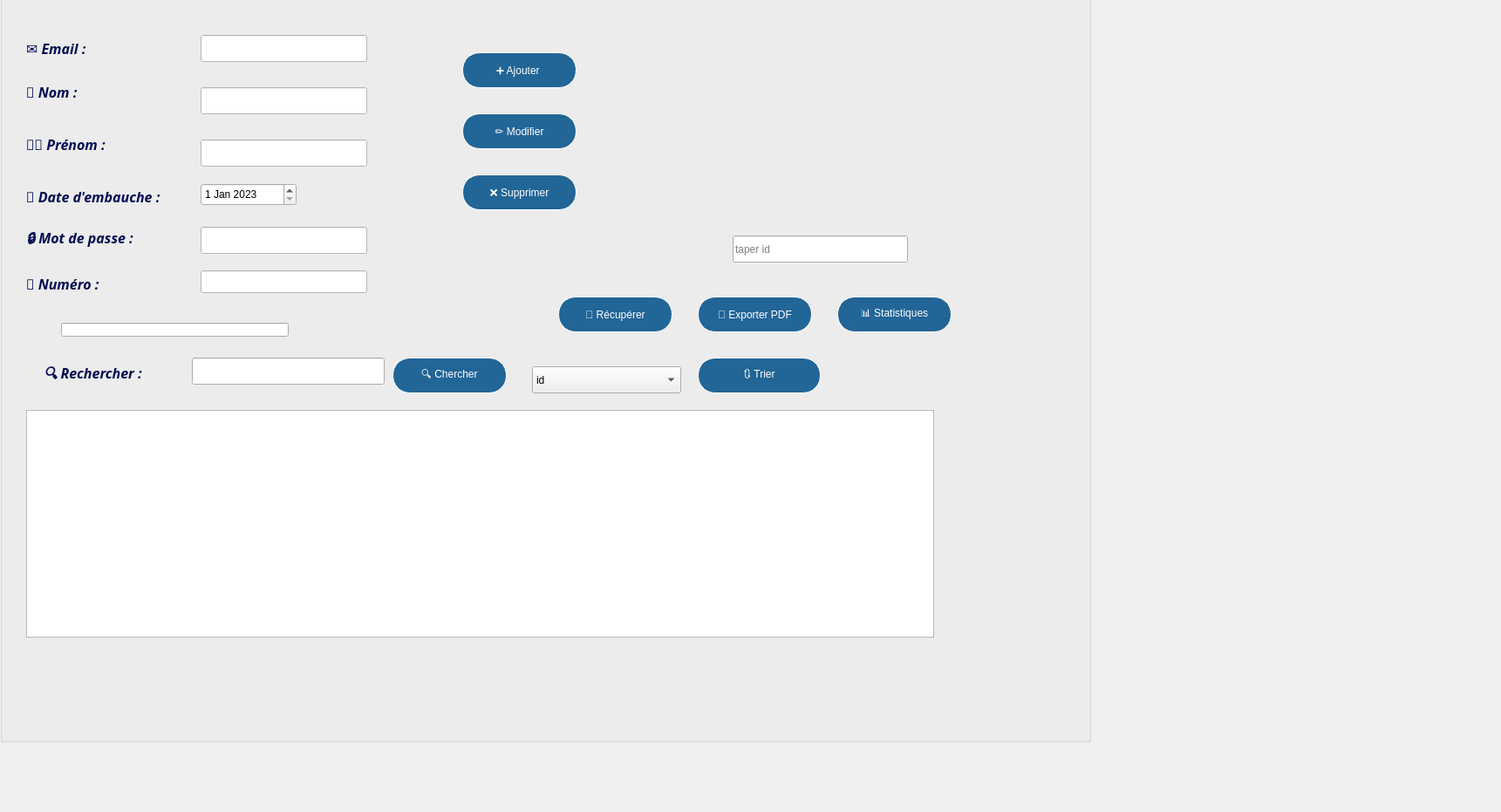
<?xml version="1.0" encoding="UTF-8"?>
<ui version="4.0">
 <class>employewindow</class>
 <widget class="QWidget" name="employewindow">
  <property name="geometry">
   <rect>
    <x>0</x>
    <y>0</y>
    <width>1721</width>
    <height>931</height>
   </rect>
  </property>
  <property name="windowTitle">
   <string>Employee Window</string>
  </property>
  <property name="styleSheet">
   <string notr="true"/>
  </property>
  <widget class="QGroupBox" name="groupBox">
   <property name="geometry">
    <rect>
     <x>0</x>
     <y>-30</y>
     <width>1251</width>
     <height>881</height>
    </rect>
   </property>
   <property name="styleSheet">
    <string notr="true"> background-image: url(:/res/resources/background.png);
</string>
   </property>
   <property name="title">
    <string/>
   </property>
   <widget class="QLineEdit" name="idedit_5">
    <property name="geometry">
     <rect>
      <x>840</x>
      <y>300</y>
      <width>201</width>
      <height>31</height>
     </rect>
    </property>
    <property name="placeholderText">
     <string>taper id</string>
    </property>
   </widget>
   <widget class="QPushButton" name="cherchebut_5">
    <property name="geometry">
     <rect>
      <x>450</x>
      <y>440</y>
      <width>131</width>
      <height>41</height>
     </rect>
    </property>
    <property name="styleSheet">
     <string notr="true">border:1px solid white;
border-radius:20px;
background-color:#226597;
color:white;</string>
    </property>
    <property name="text">
     <string>🔍 Chercher</string>
    </property>
   </widget>
   <widget class="QTableView" name="aff_5">
    <property name="geometry">
     <rect>
      <x>30</x>
      <y>500</y>
      <width>1041</width>
      <height>261</height>
     </rect>
    </property>
   </widget>
   <widget class="QLineEdit" name="cherche_5">
    <property name="geometry">
     <rect>
      <x>220</x>
      <y>440</y>
      <width>221</width>
      <height>31</height>
     </rect>
    </property>
   </widget>
   <widget class="QDateEdit" name="date_dembauche">
    <property name="geometry">
     <rect>
      <x>230</x>
      <y>240</y>
      <width>110</width>
      <height>26</height>
     </rect>
    </property>
    <property name="date">
     <date>
      <year>2023</year>
      <month>1</month>
      <day>1</day>
     </date>
    </property>
   </widget>
   <widget class="QPushButton" name="ajoute">
    <property name="geometry">
     <rect>
      <x>530</x>
      <y>90</y>
      <width>131</width>
      <height>41</height>
     </rect>
    </property>
    <property name="styleSheet">
     <string notr="true">border:1px solid white;
border-radius:20px;
background-color:#226597;
color:white;</string>
    </property>
    <property name="text">
     <string>➕ Ajouter </string>
    </property>
   </widget>
   <widget class="QLabel" name="email1">
    <property name="geometry">
     <rect>
      <x>30</x>
      <y>70</y>
      <width>101</width>
      <height>31</height>
     </rect>
    </property>
    <property name="font">
     <font>
      <family>Perpetua</family>
      <pointsize>12</pointsize>
      <italic>true</italic>
      <bold>true</bold>
     </font>
    </property>
    <property name="styleSheet">
     <string notr="true">color:#030C54;
border:none;</string>
    </property>
    <property name="text">
     <string>✉️ Email : </string>
    </property>
   </widget>
   <widget class="QLineEdit" name="email">
    <property name="geometry">
     <rect>
      <x>230</x>
      <y>70</y>
      <width>191</width>
      <height>31</height>
     </rect>
    </property>
    <property name="styleSheet">
     <string notr="true">background-color: white;</string>
    </property>
   </widget>
   <widget class="QLabel" name="date">
    <property name="geometry">
     <rect>
      <x>30</x>
      <y>240</y>
      <width>191</width>
      <height>31</height>
     </rect>
    </property>
    <property name="font">
     <font>
      <family>Perpetua</family>
      <pointsize>12</pointsize>
      <italic>true</italic>
      <bold>true</bold>
     </font>
    </property>
    <property name="styleSheet">
     <string notr="true">color:#030C54;
border:none;</string>
    </property>
    <property name="text">
     <string>📅 Date d'embauche :</string>
    </property>
   </widget>
   <widget class="QLabel" name="prenom2">
    <property name="geometry">
     <rect>
      <x>30</x>
      <y>180</y>
      <width>111</width>
      <height>31</height>
     </rect>
    </property>
    <property name="font">
     <font>
      <family>Perpetua</family>
      <pointsize>12</pointsize>
      <italic>true</italic>
      <bold>true</bold>
     </font>
    </property>
    <property name="styleSheet">
     <string notr="true">color:#030C54;
border:none;</string>
    </property>
    <property name="text">
     <string>🧑‍💼 Prénom : </string>
    </property>
   </widget>
   <widget class="QPushButton" name="tri">
    <property name="geometry">
     <rect>
      <x>800</x>
      <y>440</y>
      <width>141</width>
      <height>41</height>
     </rect>
    </property>
    <property name="styleSheet">
     <string notr="true">border:1px solid white;
border-radius:20px;
background-color:#226597;
color:white</string>
    </property>
    <property name="text">
     <string>🔃 Trier</string>
    </property>
   </widget>
   <widget class="QLabel" name="label_27">
    <property name="geometry">
     <rect>
      <x>50</x>
      <y>440</y>
      <width>151</width>
      <height>41</height>
     </rect>
    </property>
    <property name="font">
     <font>
      <family>Perpetua</family>
      <pointsize>12</pointsize>
      <italic>true</italic>
      <bold>true</bold>
     </font>
    </property>
    <property name="styleSheet">
     <string notr="true">color:#030C54;
border:none;</string>
    </property>
    <property name="text">
     <string>🔍 Rechercher :</string>
    </property>
   </widget>
   <widget class="QLabel" name="label_5">
    <property name="geometry">
     <rect>
      <x>810</x>
      <y>40</y>
      <width>251</width>
      <height>241</height>
     </rect>
    </property>
    <property name="styleSheet">
     <string notr="true">image: url(:/res/resources/image-removebg-preview (5).png);</string>
    </property>
    <property name="text">
     <string/>
    </property>
   </widget>
   <widget class="QComboBox" name="trie">
    <property name="geometry">
     <rect>
      <x>610</x>
      <y>450</y>
      <width>171</width>
      <height>31</height>
     </rect>
    </property>
    <item>
     <property name="text">
      <string>id</string>
     </property>
    </item>
    <item>
     <property name="text">
      <string>date_dembauche</string>
     </property>
    </item>
   </widget>
   <widget class="QPushButton" name="recuperer_5">
    <property name="geometry">
     <rect>
      <x>640</x>
      <y>370</y>
      <width>131</width>
      <height>41</height>
     </rect>
    </property>
    <property name="styleSheet">
     <string notr="true">border:1px solid white;
border-radius:20px;
background-color:#226597;
color:white;</string>
    </property>
    <property name="text">
     <string>🔄 Récupérer</string>
    </property>
   </widget>
   <widget class="QLineEdit" name="password">
    <property name="geometry">
     <rect>
      <x>230</x>
      <y>290</y>
      <width>191</width>
      <height>31</height>
     </rect>
    </property>
    <property name="styleSheet">
     <string notr="true">background-color: white;</string>
    </property>
    <property name="echoMode">
     <enum>QLineEdit::EchoMode::Password</enum>
    </property>
   </widget>
   <widget class="QPushButton" name="stat_5">
    <property name="geometry">
     <rect>
      <x>960</x>
      <y>370</y>
      <width>131</width>
      <height>41</height>
     </rect>
    </property>
    <property name="styleSheet">
     <string notr="true">border:1px solid white;
border-radius:20px;
background-color:#226597;
color:white;</string>
    </property>
    <property name="text">
     <string>📊 Statistiques</string>
    </property>
   </widget>
   <widget class="QLineEdit" name="lineEdit">
    <property name="geometry">
     <rect>
      <x>70</x>
      <y>400</y>
      <width>261</width>
      <height>16</height>
     </rect>
    </property>
   </widget>
   <widget class="QPushButton" name="pdf_5">
    <property name="geometry">
     <rect>
      <x>800</x>
      <y>370</y>
      <width>131</width>
      <height>41</height>
     </rect>
    </property>
    <property name="styleSheet">
     <string notr="true">border:1px solid white;
border-radius:20px;
background-color:#226597;
color:white;</string>
    </property>
    <property name="text">
     <string>📄 Exporter PDF</string>
    </property>
   </widget>
   <widget class="QPushButton" name="supprimer">
    <property name="geometry">
     <rect>
      <x>530</x>
      <y>230</y>
      <width>131</width>
      <height>41</height>
     </rect>
    </property>
    <property name="styleSheet">
     <string notr="true">border:1px solid white;
border-radius:20px;
background-color:#226597;
color:white;</string>
    </property>
    <property name="text">
     <string>❌ Supprimer</string>
    </property>
   </widget>
   <widget class="QLabel" name="nom_7">
    <property name="geometry">
     <rect>
      <x>30</x>
      <y>120</y>
      <width>101</width>
      <height>31</height>
     </rect>
    </property>
    <property name="font">
     <font>
      <family>Perpetua</family>
      <pointsize>12</pointsize>
      <italic>true</italic>
      <bold>true</bold>
     </font>
    </property>
    <property name="styleSheet">
     <string notr="true">color:#030C54;
border:none;</string>
    </property>
    <property name="text">
     <string>👤 Nom : </string>
    </property>
   </widget>
   <widget class="QLineEdit" name="nom">
    <property name="geometry">
     <rect>
      <x>230</x>
      <y>130</y>
      <width>191</width>
      <height>31</height>
     </rect>
    </property>
    <property name="styleSheet">
     <string notr="true">background-color: white;</string>
    </property>
   </widget>
   <widget class="QLabel" name="password2">
    <property name="geometry">
     <rect>
      <x>30</x>
      <y>290</y>
      <width>151</width>
      <height>31</height>
     </rect>
    </property>
    <property name="font">
     <font>
      <family>Perpetua</family>
      <pointsize>12</pointsize>
      <italic>true</italic>
      <bold>true</bold>
     </font>
    </property>
    <property name="styleSheet">
     <string notr="true">color:#030C54;
border:none;</string>
    </property>
    <property name="text">
     <string>🔒 Mot de passe :</string>
    </property>
   </widget>
   <widget class="QLineEdit" name="prenom">
    <property name="geometry">
     <rect>
      <x>230</x>
      <y>190</y>
      <width>191</width>
      <height>31</height>
     </rect>
    </property>
    <property name="styleSheet">
     <string notr="true">background-color: white;</string>
    </property>
   </widget>
   <widget class="QLineEdit" name="numero_telephone">
    <property name="geometry">
     <rect>
      <x>230</x>
      <y>340</y>
      <width>191</width>
      <height>26</height>
     </rect>
    </property>
    <property name="styleSheet">
     <string notr="true">background-color: white;</string>
    </property>
   </widget>
   <widget class="QPushButton" name="modifier">
    <property name="geometry">
     <rect>
      <x>530</x>
      <y>160</y>
      <width>131</width>
      <height>41</height>
     </rect>
    </property>
    <property name="styleSheet">
     <string notr="true">border:1px solid white;
border-radius:20px;
background-color:#226597;
color:white;</string>
    </property>
    <property name="text">
     <string>✏️ Modifier</string>
    </property>
   </widget>
   <widget class="QLineEdit" name="telephoneError">
    <property name="geometry">
     <rect>
      <x>430</x>
      <y>350</y>
      <width>141</width>
      <height>16</height>
     </rect>
    </property>
    <property name="styleSheet">
     <string notr="true">background-color: transparent;
border:none;
color: rgb(255, 12, 12);</string>
    </property>
    <property name="readOnly">
     <bool>true</bool>
    </property>
   </widget>
   <widget class="QLabel" name="numero_telephone1">
    <property name="geometry">
     <rect>
      <x>30</x>
      <y>340</y>
      <width>111</width>
      <height>31</height>
     </rect>
    </property>
    <property name="font">
     <font>
      <family>Perpetua</family>
      <pointsize>12</pointsize>
      <italic>true</italic>
      <bold>true</bold>
     </font>
    </property>
    <property name="styleSheet">
     <string notr="true">color:#030C54;
border:none;</string>
    </property>
    <property name="text">
     <string>📞 Numéro : </string>
    </property>
   </widget>
   <zorder>cherchebut_5</zorder>
   <zorder>aff_5</zorder>
   <zorder>cherche_5</zorder>
   <zorder>date_dembauche</zorder>
   <zorder>ajoute</zorder>
   <zorder>email1</zorder>
   <zorder>email</zorder>
   <zorder>date</zorder>
   <zorder>prenom2</zorder>
   <zorder>tri</zorder>
   <zorder>label_27</zorder>
   <zorder>label_5</zorder>
   <zorder>trie</zorder>
   <zorder>recuperer_5</zorder>
   <zorder>password</zorder>
   <zorder>stat_5</zorder>
   <zorder>lineEdit</zorder>
   <zorder>pdf_5</zorder>
   <zorder>supprimer</zorder>
   <zorder>nom_7</zorder>
   <zorder>nom</zorder>
   <zorder>password2</zorder>
   <zorder>prenom</zorder>
   <zorder>numero_telephone</zorder>
   <zorder>modifier</zorder>
   <zorder>telephoneError</zorder>
   <zorder>numero_telephone1</zorder>
   <zorder>idedit_5</zorder>
  </widget>
 </widget>
 <resources/>
 <connections/>
</ui>
